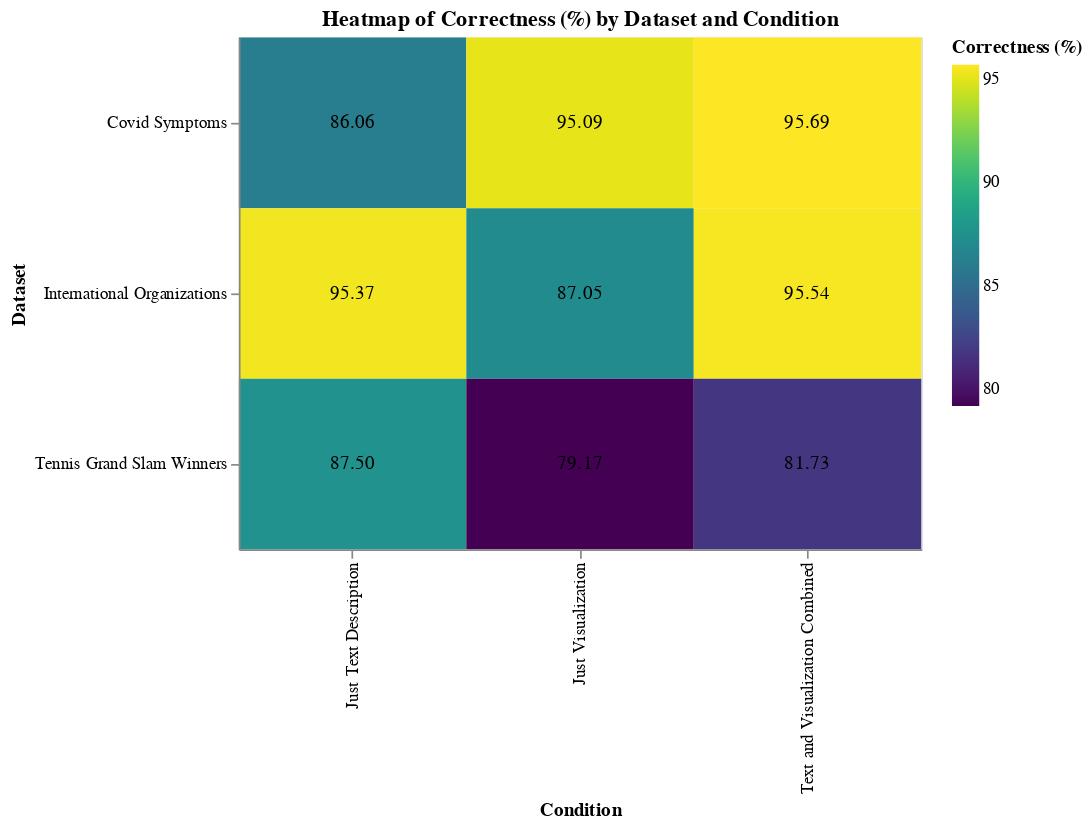

The notebook cell this image was saved under:
### Code cell
# Group by dataset and condition, and calculate the mean correctness
heatmap_correctness = merged_df.groupby(['dataset', 'condition'])['correctness'].mean().reset_index()

# Create the heatmap for correctness
heatmap_correctness_chart = alt.Chart(heatmap_correctness).mark_rect().encode(
    x=alt.X('condition:O', title='Condition'),
    y=alt.Y('dataset:O', title='Dataset'),
    color=alt.Color('correctness:Q', scale=alt.Scale(scheme='viridis'), title='Correctness (%)'),
    tooltip=['condition', 'dataset', 'correctness']
).properties(
    width=400,
    height=300,
    title='Heatmap of Correctness (%) by Dataset and Condition'
)

# Add the text labels showing correctness percentage
text_labels = alt.Chart(heatmap_correctness).mark_text(baseline='middle').encode(
    x=alt.X('condition:O', title='Condition'),
    y=alt.Y('dataset:O', title='Dataset'),
    text=alt.Text('correctness:Q', format=".2f"),  # Format to show 2 decimal places
    # color=alt.condition(
    #     alt.datum.correctness > heatmap_correctness['correctness'].mean(),
    #     alt.value('black'),  # Set text color to black for better contrast
    #     alt.value('white')   # Set text color to white otherwise
    # )
)

# Layer the heatmap and text
final_chart = heatmap_correctness_chart + text_labels

# Display the final chart
final_chart.display()

### Figure 1 — Vega-Lite specification as saved in the notebook (floating-point values rounded to 4 significant figures)
{"config": {"view": {"continuousWidth": 300, "continuousHeight": 300}}, "layer": [{"mark": {"type": "rect"}, "encoding": {"color": {"field": "correctness", "scale": {"scheme": "viridis"}, "title": "Correctness (%)", "type": "quantitative"}, "tooltip": [{"field": "condition", "type": "nominal"}, {"field": "dataset", "type": "nominal"}, {"field": "correctness", "type": "quantitative"}], "x": {"field": "condition", "title": "Condition", "type": "ordinal"}, "y": {"field": "dataset", "title": "Dataset", "type": "ordinal"}}, "title": "Heatmap of Correctness (%) by Dataset and Condition"}, {"mark": {"type": "text", "baseline": "middle"}, "encoding": {"text": {"field": "correctness", "format": ".2f", "type": "quantitative"}, "x": {"field": "condition", "title": "Condition", "type": "ordinal"}, "y": {"field": "dataset", "title": "Dataset", "type": "ordinal"}}}], "data": {"name": "data-d0f927172efe6c08aa5d97112c8f15dc"}, "height": 300, "width": 400, "$schema": "https://vega.github.io/schema/vega-lite/v5.20.1.json", "datasets": {"data-d0f927172efe6c08aa5d97112c8f15dc": [{"dataset": "Covid Symptoms", "condition": "Just Text Description", "correctness": 86.06}, {"dataset": "Covid Symptoms", "condition": "Just Visualization", "correctness": 95.09}, {"dataset": "Covid Symptoms", "condition": "Text and Visualization Combined", "correctness": 95.69}, {"dataset": "International Organizations", "condition": "Just Text Description", "correctness": 95.37}, {"dataset": "International Organizations", "condition": "Just Visualization", "correctness": 87.05}, {"dataset": "International Organizations", "condition": "Text and Visualization Combined", "correctness": 95.54}, {"dataset": "Tennis Grand Slam Winners", "condition": "Just Text Description", "correctness": 87.5}, {"dataset": "Tennis Grand Slam Winners", "condition": "Just Visualization", "correctness": 79.17}, {"dataset": "Tennis Grand Slam Winners", "condition": "Text and Visualization Combined", "correctness": 81.73}]}}
